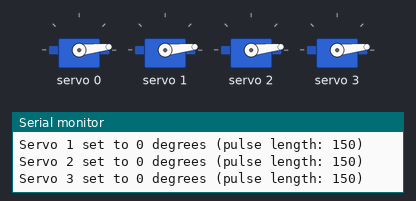
Simulated run of this sketch. Board: ESP32. Parts: 4 × servo, the last lines printed to the serial monitor. At 6.3 s the program stops and its outputs stay as they are.

Above: at 0.2 s.
At 2.2 s:
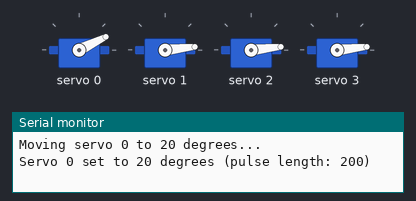
At 3.3 s:
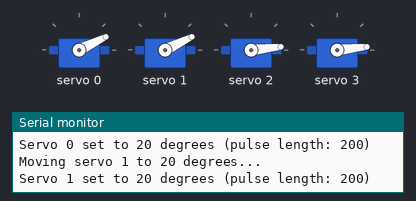
At 4.3 s:
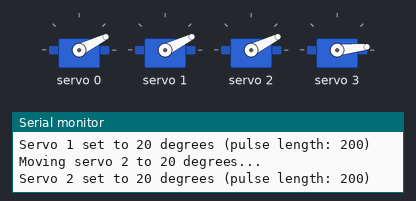
At 5.3 s:
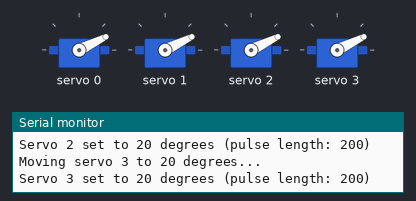
Timing chart, 0 to 6.8 s (numbered marks = the images above):
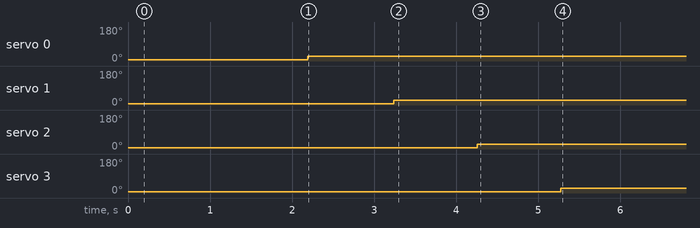

Measured:
- by itself, servo 0: 6° → 26° at 2.2 s
- by itself, servo 1: 6° → 26° at 3.2 s
- by itself, servo 2: 6° → 26° at 4.3 s
- by itself, servo 3: 6° → 26° at 5.3 s

The sketch:

pca9685_servo.ino
```cpp
// File: servo_control.ino

#include <Wire.h>
#include <Adafruit_PWMServoDriver.h>

// Create the PWM driver object
Adafruit_PWMServoDriver pwm = Adafruit_PWMServoDriver();

#define SDA_PIN 21
#define SCL_PIN 22

// Define the min and max pulse lengths for servos
#define SERVOMIN  150 // Minimum pulse length count (out of 4096)
#define SERVOMAX  600 // Maximum pulse length count (out of 4096)

// Function to convert angle to pulse length
uint16_t angleToPulse(int angle) {
  return map(angle, 0, 180, SERVOMIN, SERVOMAX);
}

void setup() {
  // Initialize I2C communication
  Wire.begin(SDA_PIN, SCL_PIN);

  // Initialize the PCA9685
  pwm.begin();
  pwm.setPWMFreq(60); // Analog servos run at ~60 Hz

  Serial.begin(9600);

  // Debug print to indicate setup start
  Serial.println("Initializing servos to 0 degrees...");

  // Set the first four servos to 0 degrees at the start simultaneously
  for (uint8_t i = 0; i < 4; i++) {
    setServoAngle(i, 0);
  }

  // Add a delay to ensure all servos have time to move to 0 degrees
  delay(2000);

  // Debug print to indicate setup complete
  Serial.println("Initialization complete. All servos set to 0 degrees.");
}

void setServoAngle(uint8_t servoNum, uint8_t angle) {
  if (servoNum < 0 || servoNum > 15) {
    Serial.println("Invalid servo number!");
    return;
  }
  if (angle < 0 || angle > 20) {
    Serial.println("Invalid angle! Must be between 0 and 20 degrees.");
    return;
  }

  // Convert the angle to a pulse length
  uint16_t pulseLength = angleToPulse(angle);
  pwm.setPWM(servoNum, 0, pulseLength);

  // Debug prints for each servo setting
  Serial.print("Servo ");
  Serial.print(servoNum);
  Serial.print(" set to ");
  Serial.print(angle);
  Serial.print(" degrees (pulse length: ");
  Serial.print(pulseLength);
  Serial.println(")");
}

void loop() {
  // Rotate servos 0, 1, 2, and 3 to 20 degrees one by one
  Serial.println("Moving servo 0 to 20 degrees...");
  setServoAngle(0, 20);
  delay(1000); // Add delay to observe the movement

  Serial.println("Moving servo 1 to 20 degrees...");
  setServoAngle(1, 20);
  delay(1000); // Add delay to observe the movement

  Serial.println("Moving servo 2 to 20 degrees...");
  setServoAngle(2, 20);
  delay(1000); // Add delay to observe the movement

  Serial.println("Moving servo 3 to 20 degrees...");
  setServoAngle(3, 20);
  delay(1000); // Add delay to observe the movement

  // Stop further execution to avoid repetitive movements
  while (true) {
    // Keeping the microcontroller idle
  }
}
```
